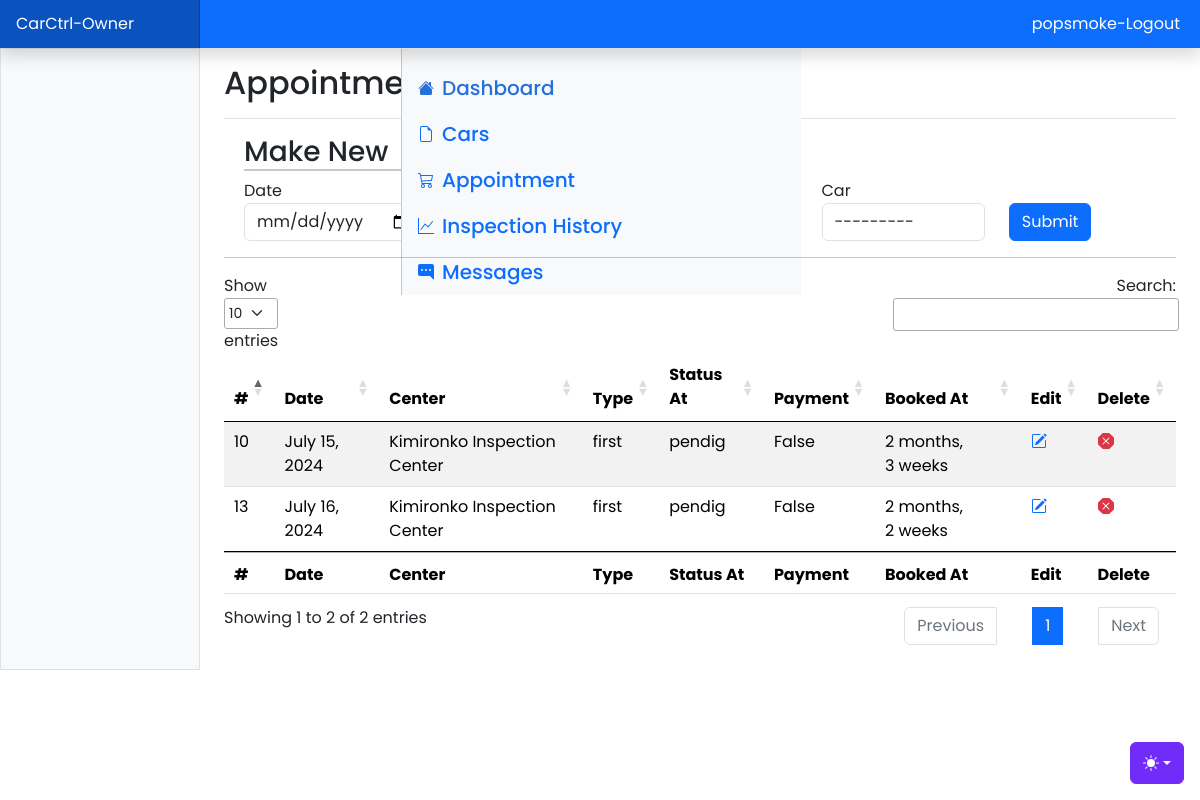
The app's page /owner/appointment (signed in), older data.
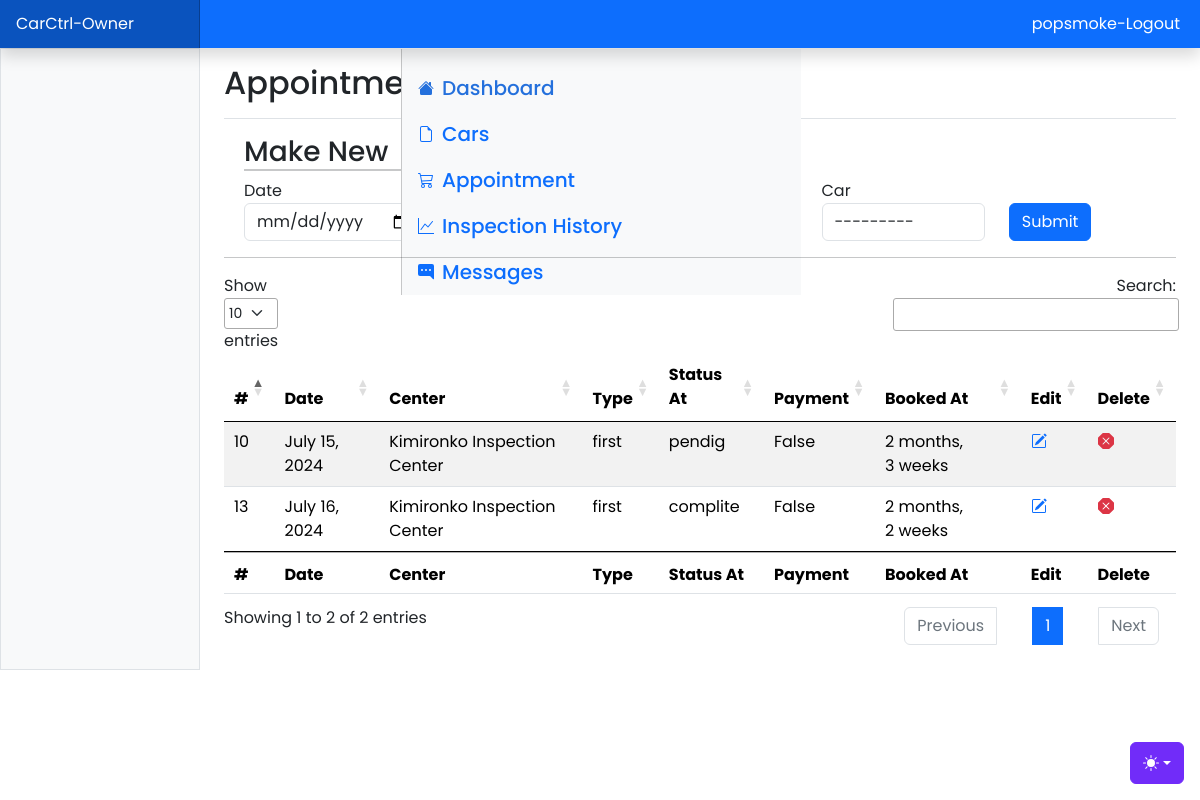
The same page, newer data.
### App/models.py (models this page shows, shortened)
class Appointment(models.Model):
    date = models.DateField()
    owner_id = models.ForeignKey(User, on_delete=models.CASCADE)
    center_id = models.ForeignKey(Center, on_delete=models.CASCADE)
    car_id = models.ForeignKey(Car, on_delete=models.CASCADE)
    type = models.CharField(max_length=50, choices=APPOINTMENT_TYPE)
    status = models.CharField(max_length=10, choices=STATUS, default='pendig')
    pstatus = models.BooleanField(default = 0)
    created_at = models.DateTimeField(auto_now_add=True)
    updated_at = models.DateTimeField(auto_now=True)

class Center(models.Model):
    name = models.CharField(max_length=50, unique=True)
    location = models.CharField(max_length=50)
    type = models.CharField(max_length=50, choices=CENTER_TYPE)
    operating_hours = models.CharField(max_length=50, choices=WORKING_HOURS)
    number_of_slots_per_day = models.PositiveIntegerField()
    created_at = models.DateTimeField(auto_now_add=True)
    updated_at = models.DateTimeField(auto_now=True)
    class Meta:
        ordering = ["-created_at"]
    def __str__(self):
        return f"{self.name} - {self.location} - {self.operating_hours} - {self.number_of_slots_per_day}"

### App/views.py (the view, shortened to what this page needs)
# urls.py: path('owner/appointment', views.owner_appointment, name="owner-appointment"),
@login_required(login_url='login')
def owner_appointment(request):
    form = AppointmentForm(user=request.user)
    appointments = Appointment.objects.filter(owner_id=request.user.id)
    owner = Owner.objects.get(id=request.user.id)  # Ensure correct fetching of the Owner instance
    context = {'form': form, 'appointments': appointments}
    return render(request, "appointment.html", context)

### App/forms.py
class AppointmentForm(forms.ModelForm):
    class Meta:
        model = Appointment
        fields = '__all__'
        exclude = ['owner_id', 'status', 'pstatus']
        widgets = {
            'date': forms.TextInput(attrs={'class': 'form-control', 'type': 'date'}),
            'center_id': forms.Select(attrs={'class': 'form-control'}),
            'type': forms.Select(attrs={'class': 'form-control'}),
            'car_id': forms.Select(attrs={'class': 'form-control'}),
        }
    def __init__(self, *args, **kwargs):
        user = kwargs.pop('user', None)
        id = user.id
        super().__init__(*args, **kwargs)
        if user:
            self.fields['car_id'].queryset = Car.objects.filter(owner_id= id)

### App/models.py (called while the page is built)
    def __str__(self):
        return f"{self.plate} - {self.model} - {self.make}  "

### App/templates/App/appointment.html (shortened to what this page needs)
{% load static %}
{% include 'includes/owner-nav.html' %}
<main class="col-md-9 ms-sm-auto col-lg-10 px-md-4">
    <div
        class="d-flex justify-content-between flex-wrap flex-md-nowrap align-items-center pt-3 pb-2 mb-3 border-bottom">
        <h1 class="h2">Appointments</h1>
    </div>
    <div class="container-fluid m-2">
        <h3 style="border-bottom: 2px solid #c7c8c9; width: 160px;">Make New</h3>
        <form method="post">
            <div class="row">
                <div class="col">
                    <label for="{{ form.date.id_for_label }}" class="sr-only">Date</label>
                    {{form.date}}
                </div>
                <div class="col">
                    <label for="inlineGridEmail" class="sr-only">Center</label>
                </div>
                <div class="col">
                    <label for="inlineGridEmail" class="sr-only">Type</label>
                </div>
                <div class="col">
                    <label for="inlineGridEmail" class="sr-only">Car</label>
                    {{form.car_id}}
                </div>
                <div class="col pt-4">
                    <button type="submit" class="btn btn-primary">Submit</button>
                </div>
            </div>
        </form>
    </div>
    <hr>
    <table id="myTable" class="table table-striped" style="width:100%">
        <thead>
            <tr>
                <th>#</th>
                <th>Date</th>
                <th>Center</th>
                <th>Type</th>
                <th>Status At</th>
                <th>Payment</th>
                <th>Booked At</th>
                <th>Edit</th>
                <th>Delete</th>
            </tr>
        </thead>
        <tbody>
            {% for appointment in appointments %}
        <tr>
            <td>{{appointment.id}}</td>
            <td>{{appointment.date}}</td>
            <td>{{appointment.center_id.name}}</td>
            <td>{{appointment.type}}</td>
            <td>{{appointment.status}}</td>
            <td>{{appointment.pstatus}}</td>
            <td>{{appointment.created_at | timesince}}</td>
            <td><a href="{% url 'change-appt-date' appointment.id %}" class="text-primary">
                    </a></td>
            <td><a href="{% url 'cancle-appt' appointment.id %}" class="text-danger" onclick="return confirm('Are you sure Cancle Appointment?');"></a></td>
        </tr>
        {% endfor %}
        </tbody>
        <tfoot>
            <tr>
                <th>#</th>
                <th>Date</th>
                <th>Center</th>
                <th>Type</th>
                <th>Status At</th>
                <th>Payment</th>
                <th>Booked At</th>
                <th>Edit</th>
                <th>Delete</th>
            </tr>
        </tfoot>
    </table>
</main>
{% include 'includes/owner-footer.html' %}

Row changes from the older to the newer data that the page shows:
changed Appointment id 13: status "pendig" → "complite"
